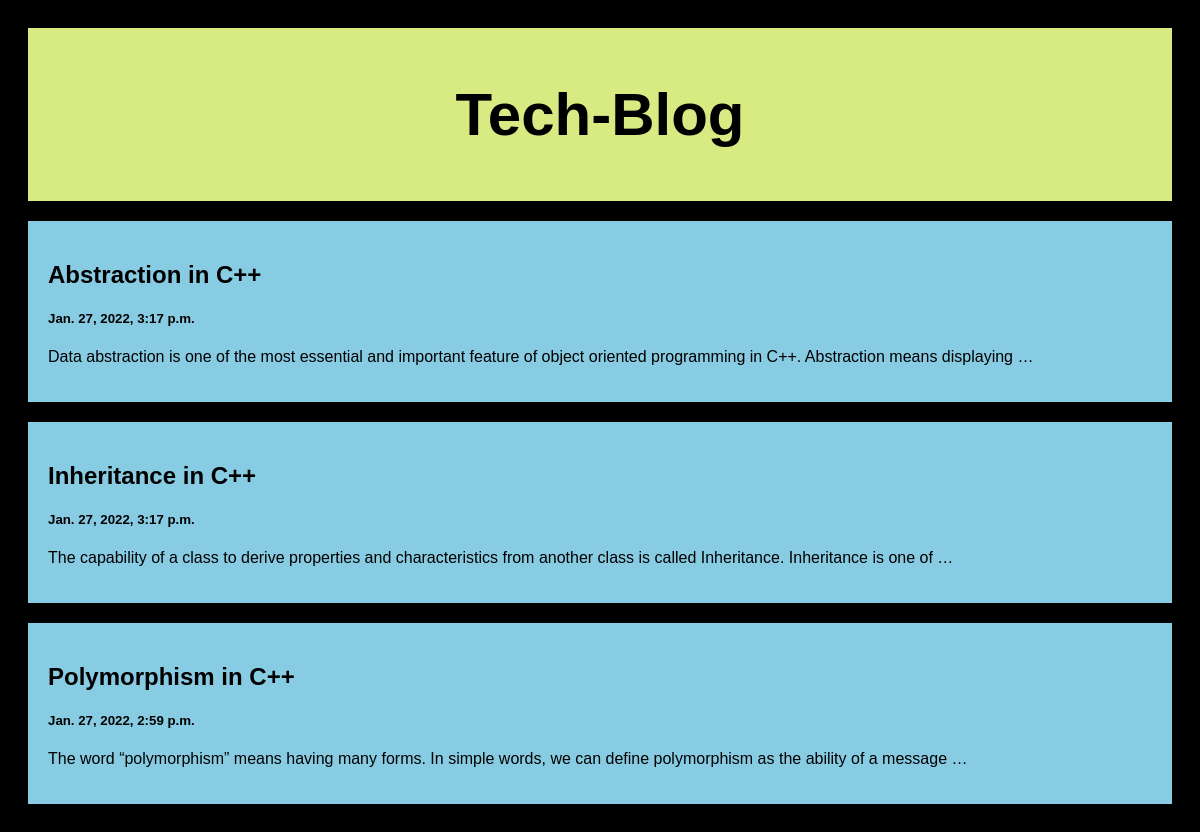
The page / on the database its author committed.
### posts/models.py (models this page shows)
class Post(models.Model):
    title = models.CharField(max_length=100)
    body = models.CharField(max_length=1000000)
    created_at = models.DateTimeField(default=datetime.now, blank=True)

### posts/views.py (the view)
# urls.py: path('', views.index, name='index'),
def index(request) :
    posts=Post.objects.all()
    return render(request, 'index.html', {'posts':posts})

### templates/index.html (shortened to what this page needs)
<!DOCTYPE html>
<html>
<head>
</head>
<body>
<div class="header">
  <h2>Tech-Blog</h2>
</div>
<div class="row">
  <div class="leftcolumn">
    {% for post in posts reversed %}
    <div class="card">
        <a style="text-decoration: none; color: black;" href="/post/{{post.id}}">
        <h2>{{post.title}}</h2>
        <h5>{{post.created_at}}</h5>
        <p>{{post.body|truncatewords:20}}</p>
        </a>
    </div>
    {% endfor %}
  </div>
</div>
</body>
</html>

### templates/index.html (style rules this page uses)
* { box-sizing: border-box; }
body { font-family: Arial; padding: 20px; background-color: rgb(0, 0, 0); }
.header { padding: 2px; font-size: 40px; text-align: center; background: rgb(216, 235, 130); }
.leftcolumn { float: left; width: 100%; }
.card { background-color: rgb(136, 204, 227); padding: 20px; margin-top: 20px; }
.row:after { content: ""; display: table; clear: both; }

### rows shown on the page
Post: title "Abstraction in C++", created_at "Jan. 27, 2022, 3:17 p.m.", body "Data abstraction is one of the most essential and important feature of object oriented programming in C++. Abstraction means displaying …"
Post: title "Inheritance in C++", created_at "Jan. 27, 2022, 3:17 p.m.", body "The capability of a class to derive properties and characteristics from another class is called Inheritance. Inheritance is one of …"
Post: title "Polymorphism in C++", created_at "Jan. 27, 2022, 2:59 p.m.", body "The word “polymorphism” means having many forms. In simple words, we can define polymorphism as the ability of a message …"
